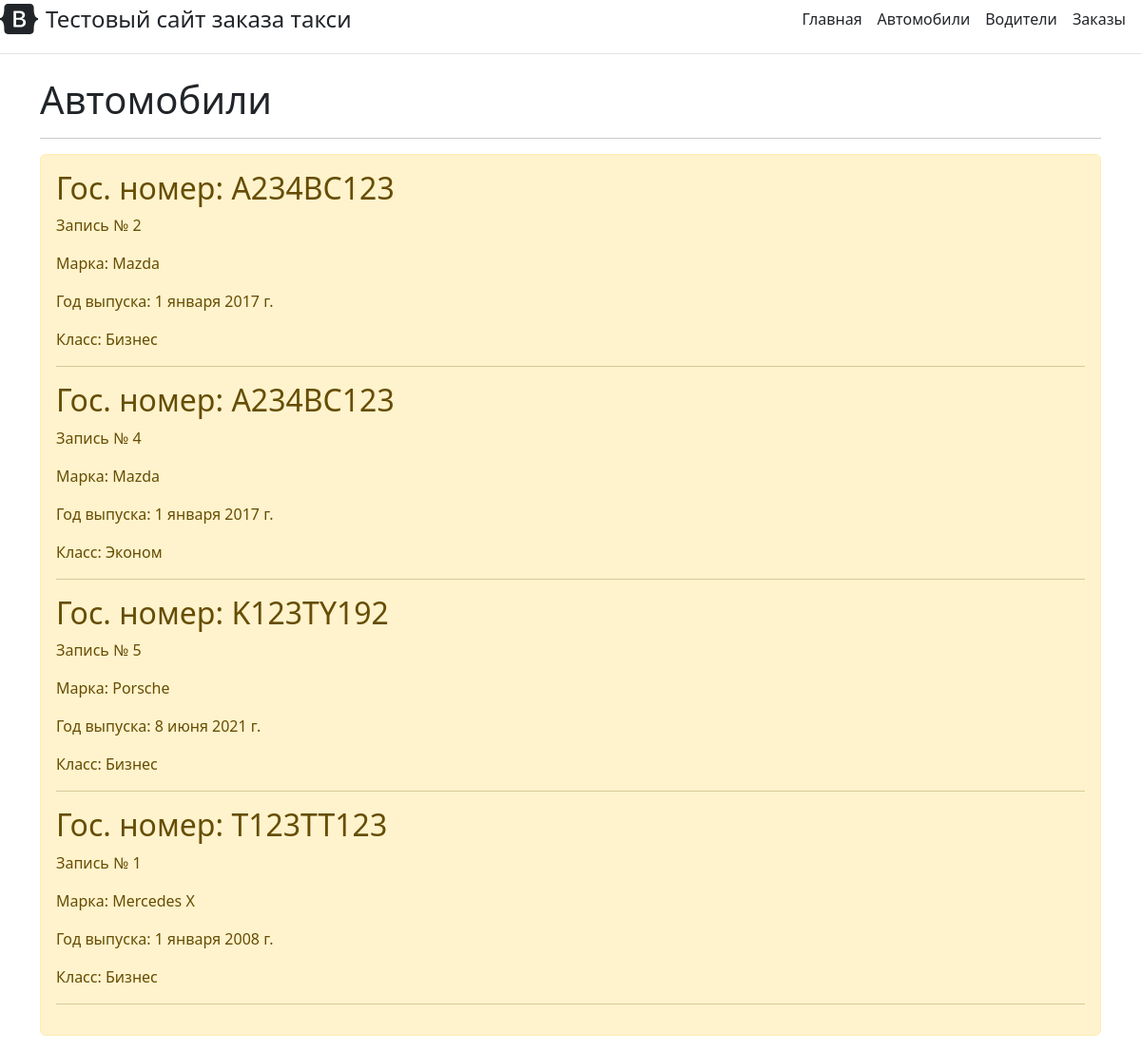
Screenshot of /TaxiApp/vehicles with the database file from the repository.
### TaxiApp/models.py (models this page shows, shortened)
class Vehicles(models.Model):
    mark = models.CharField(max_length=50, verbose_name="Марка")
    gosNumber = models.CharField(max_length=9, verbose_name="Гос. номер")
    color = models.CharField(max_length=50, verbose_name="Цвет")
    issueYear = models.DateField(verbose_name="Год выпуска")
    level = models.ForeignKey('Level', null=True, on_delete=models.PROTECT, verbose_name="Класс")
    class Meta:
        verbose_name_plural = 'Автомобили'
        verbose_name = 'Автомобиль'
        ordering = ['gosNumber']

class Level(models.Model):
    name = models.CharField(max_length=6, db_index=True, verbose_name="Класс")
    def __str__(self):
        return self.name
    class Meta:
        verbose_name_plural = 'Классы'
        verbose_name = 'Класс'
        ordering = ['name']

### TaxiApp/views.py (the view)
# urls.py: path("vehicles", views.vehicles_page, name='vehicles'),
def vehicles_page(request):
    vehicles_items = Vehicles.objects.order_by('gosNumber')
    return render(request, 'TaxiApp/vehicles.html', {'vehicles_items': vehicles_items})

### TaxiApp/templates/TaxiApp/vehicles.html (shortened to what this page needs)
{% extends 'TaxiApp/base.html' %}
{% block entity_name %}
Автомобили
{% endblock %}
{% block cycle %}
    {% for el in vehicles_items %}
	<div>
        <h2>Гос. номер: {{ el.gosNumber }}</h2>
        <p>Запись № {{ el.id }}</p>
		<p>Марка: {{ el.mark }}</p>
		<p>Год выпуска: {{ el.issueYear}}</p>
        <p>Класс: {{ el.level}}</p>
        <hr>
	</div>
	{% endfor %}
{% endblock %}

### rows the page displays
Vehicles: gosNumber "A234BC123", id "2", mark "Mazda", issueYear "1 января 2017 г.", level "Бизнес"
Vehicles: gosNumber "A234BC123", id "4", mark "Mazda", issueYear "1 января 2017 г.", level "Эконом"
Vehicles: gosNumber "K123TY192", id "5", mark "Porsche", issueYear "8 июня 2021 г.", level "Бизнес"
Vehicles: gosNumber "T123TT123", id "1", mark "Mercedes X", issueYear "1 января 2008 г.", level "Бизнес"
